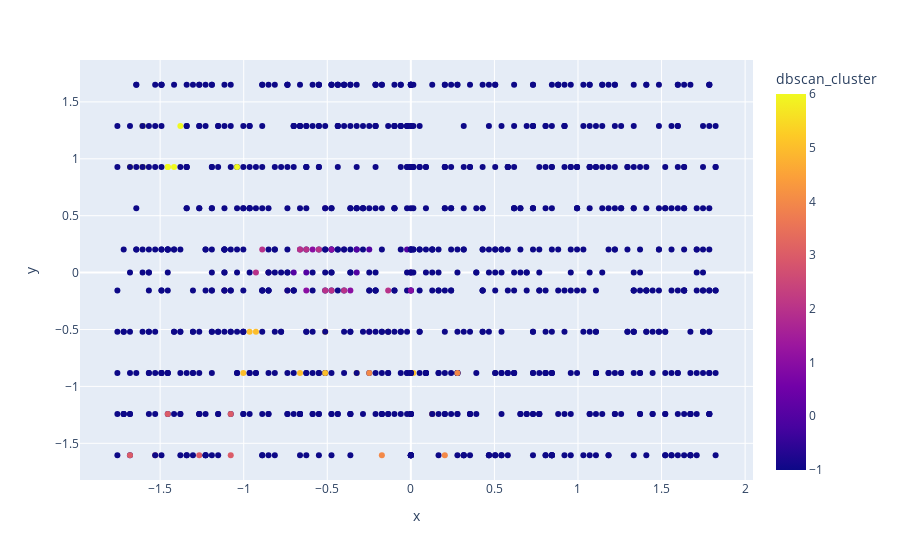
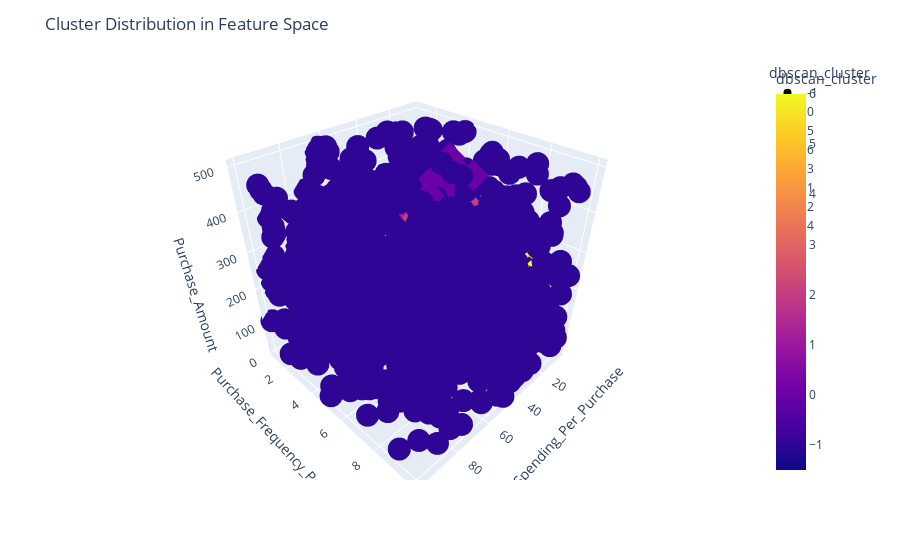

The notebook cell these images were saved under, in order:
### Markdown cell above
## DBSCAN Clustering

### Code cell
from sklearn.cluster import DBSCAN
from sklearn.preprocessing import StandardScaler
from sklearn.metrics import silhouette_score
import plotly.express as px
import seaborn as sns
import matplotlib.pyplot as plt
import pandas as pd

# Assuming 'df' is your DataFrame containing the required columns

# Selecting columns for DBSCAN
dbscan_data = df[['Average_Spending_Per_Purchase', 'Purchase_Frequency_Per_Month', 'Average_Spending_Per_Month', 'Purchase_Amount', 'Age']]
x = dbscan_data.to_numpy()

# Standardizing the data
scaler = StandardScaler()
x_scaled = scaler.fit_transform(x)

# Optimal eps and minPts
best_silhouette_score = -1
optimal_eps = 0
optimal_min_samples = 0

for eps in [0.5, 1.0, 2.0, 2.5, 3.0]:
    for min_samples in [1, 3, 5, 7, 9]:
        dbscan = DBSCAN(eps=eps, min_samples=min_samples).fit(x_scaled)
        dbscan_labels = dbscan.labels_

        if len(set(dbscan_labels)) > 1:
            silhouette_avg = silhouette_score(x_scaled, dbscan_labels)
            print(f"eps={eps}, min_samples={min_samples}, Silhouette Score: {silhouette_avg}")

            if silhouette_avg > best_silhouette_score:
                best_silhouette_score = silhouette_avg
                optimal_eps = eps
                optimal_min_samples = min_samples

print(f"\nOptimal Parameters - eps: {optimal_eps}, min_samples: {optimal_min_samples}, best_silhouette_score: {best_silhouette_score}")

# Running DBSCAN
dbscan_model = DBSCAN(eps=0.5, min_samples=6).fit(x_scaled)
df['dbscan_cluster'] = dbscan_model.labels_

print(df['dbscan_cluster'].value_counts())

# Computing average feature values in each cluster
cluster_avg_values = df.groupby('dbscan_cluster').mean().reset_index()

# Visualizing clusters
fig = px.scatter(df, x=x_scaled[:,0], y=x_scaled[:,1], color='dbscan_cluster')
fig.show()

dbscan_cluster_characteristics = df.groupby('dbscan_cluster').mean()
print(dbscan_cluster_characteristics)
print('------------------------------------------------------------------------------')


# Count of data points in each cluster
print("Cluster Sizes:")
print(df['dbscan_cluster'].value_counts())
print('------------------------------------------------------------------------------')


# Density of each cluster
cluster_sizes = df['dbscan_cluster'].value_counts()
cluster_densities = {}
for label, count in cluster_sizes.items():
    if label == -1:  # Handling noise points (label -1)
        cluster_densities[label] = "Noise"
    else:
        cluster_densities[label] = count / len(df[df['dbscan_cluster'] == label])

print("\nCluster Densities:")
print(cluster_densities)
print('------------------------------------------------------------------------------')

# Visualizing distribution of clusters in feature space
fig = px.scatter_3d(df, x='Average_Spending_Per_Purchase', y='Purchase_Frequency_Per_Month', z='Purchase_Amount', color='dbscan_cluster', symbol='dbscan_cluster')
fig.update_layout(title='Cluster Distribution in Feature Space')
fig.show()

# Plotting bar plot using Seaborn
plt.figure(figsize=(10, 6))
sns.barplot(data=cluster_avg_values, x='dbscan_cluster', y='Average_Spending_Per_Purchase', palette='viridis')
sns.barplot(data=cluster_avg_values, x='dbscan_cluster', y='Purchase_Frequency_Per_Month', palette='viridis')
sns.barplot(data=cluster_avg_values, x='dbscan_cluster', y='Age', palette='viridis')
sns.barplot(data=cluster_avg_values, x='dbscan_cluster', y='Purchase_Amount', palette='viridis')
sns.barplot(data=cluster_avg_values, x='dbscan_cluster', y='Average_Spending_Per_Month', palette='viridis')
plt.title('Mean/Average Values of Features in Each Cluster')
plt.xlabel('Cluster')
plt.ylabel('Average values')
plt.show()

### Figure 1 — Plotly figure (JSON) as saved in the notebook; plotly's stock layout.template omitted (floating-point values rounded to 4 significant figures; data arrays with more than 128 entries replaced by an {"elided": "..."} marker saying what was removed)
{"data": [{"hovertemplate": "x=%{x}<br>y=%{y}<br>dbscan_cluster=%{marker.color}<extra></extra>", "legendgroup": "", "marker": {"color": {"elided": "1000 int values"}, "coloraxis": "coloraxis", "symbol": "circle"}, "mode": "markers", "name": "", "orientation": "v", "showlegend": false, "type": "scatter", "x": {"elided": "1000 float values"}, "xaxis": "x", "y": {"elided": "1000 float values"}, "yaxis": "y"}], "layout": {"coloraxis": {"colorbar": {"title": {"text": "dbscan_cluster"}}, "colorscale": [[0, "#0d0887"], [0.1111, "#46039f"], [0.2222, "#7201a8"], [0.3333, "#9c179e"], [0.4444, "#bd3786"], [0.5556, "#d8576b"], [0.6667, "#ed7953"], [0.7778, "#fb9f3a"], [0.8889, "#fdca26"], [1, "#f0f921"]]}, "legend": {"tracegroupgap": 0}, "margin": {"t": 60}, "xaxis": {"anchor": "y", "domain": [0, 1], "title": {"text": "x"}}, "yaxis": {"anchor": "x", "domain": [0, 1], "title": {"text": "y"}}}}

### Figure 2 — Plotly figure (JSON) as saved in the notebook; plotly's stock layout.template omitted (floating-point values rounded to 4 significant figures; data arrays with more than 128 entries replaced by an {"elided": "..."} marker saying what was removed)
{"data": [{"hovertemplate": "dbscan_cluster=%{marker.color}<br>Average_Spending_Per_Purchase=%{x}<br>Purchase_Frequency_Per_Month=%{y}<br>Purchase_Amount=%{z}<extra></extra>", "legendgroup": "-1", "marker": {"color": {"elided": "943 int values"}, "coloraxis": "coloraxis", "symbol": "circle"}, "mode": "markers", "name": "-1", "scene": "scene", "showlegend": true, "type": "scatter3d", "x": {"elided": "943 float values"}, "y": {"elided": "943 float values"}, "z": {"elided": "943 float values"}}, {"hovertemplate": "dbscan_cluster=%{marker.color}<br>Average_Spending_Per_Purchase=%{x}<br>Purchase_Frequency_Per_Month=%{y}<br>Purchase_Amount=%{z}<extra></extra>", "legendgroup": "0", "marker": {"color": [0, 0, 0, 0, 0, 0, 0, 0, 0], "coloraxis": "coloraxis", "symbol": "diamond"}, "mode": "markers", "name": "0", "scene": "scene", "showlegend": true, "type": "scatter3d", "x": [41, 35, 34, 43, 51, 33, 38, 45, 43], "y": [6, 5.437, 6, 5.437, 6, 5.437, 7, 6, 6], "z": [441, 465, 469, 455, 446, 489, 485, 435, 424]}, {"hovertemplate": "dbscan_cluster=%{marker.color}<br>Average_Spending_Per_Purchase=%{x}<br>Purchase_Frequency_Per_Month=%{y}<br>Purchase_Amount=%{z}<extra></extra>", "legendgroup": "5", "marker": {"color": [5, 5, 5, 5, 5, 5, 5, 5, 5], "coloraxis": "coloraxis", "symbol": "square"}, "mode": "markers", "name": "5", "scene": "scene", "showlegend": true, "type": "scatter3d", "x": [38, 25, 43, 27, 34, 48, 38, 52, 26], "y": [4, 3, 3, 4, 3, 4, 3, 3, 4], "z": [221, 240, 236, 250.6, 250.6, 250.6, 251, 264, 249]}, {"hovertemplate": "dbscan_cluster=%{marker.color}<br>Average_Spending_Per_Purchase=%{x}<br>Purchase_Frequency_Per_Month=%{y}<br>Purchase_Amount=%{z}<extra></extra>", "legendgroup": "6", "marker": {"color": [6, 6, 6, 6, 6, 6, 6, 6], "coloraxis": "coloraxis", "symbol": "x"}, "mode": "markers", "name": "6", "scene": "scene", "showlegend": true, "type": "scatter3d", "x": [13, 9, 15, 13, 7, 9, 24, 14], "y": [8, 9, 9, 8, 8, 8, 8, 8], "z": [213, 194, 250, 203, 256, 215, 222, 250.6]}, {"hovertemplate": "dbscan_cluster=%{marker.color}<br>Average_Spending_Per_Purchase=%{x}<br>Purchase_Frequency_Per_Month=%{y}<br>Purchase_Amount=%{z}<extra></extra>", "legendgroup": "3", "marker": {"color": [3, 3, 3, 3, 3, 3], "coloraxis": "coloraxis", "symbol": "cross"}, "mode": "markers", "name": "3", "scene": "scene", "showlegend": true, "type": "scatter3d", "x": [13, 18, 23, 23, 7, 11], "y": [2, 1, 2, 1, 1, 1], "z": [386, 375, 357, 369, 392, 336]}, {"hovertemplate": "dbscan_cluster=%{marker.color}<br>Average_Spending_Per_Purchase=%{x}<br>Purchase_Frequency_Per_Month=%{y}<br>Purchase_Amount=%{z}<extra></extra>", "legendgroup": "1", "marker": {"color": [1, 1, 1, 1, 1, 1], "coloraxis": "coloraxis", "symbol": "circle"}, "mode": "markers", "name": "1", "scene": "scene", "showlegend": true, "type": "scatter3d", "x": [42, 39, 36, 35, 51.6, 45], "y": [5, 6, 6, 5, 5, 4], "z": [381, 394, 403, 412, 396, 380]}, {"hovertemplate": "dbscan_cluster=%{marker.color}<br>Average_Spending_Per_Purchase=%{x}<br>Purchase_Frequency_Per_Month=%{y}<br>Purchase_Amount=%{z}<extra></extra>", "legendgroup": "2", "marker": {"color": [2, 2, 2, 2, 2, 2, 2, 2, 2, 2, 2, 2, 2], "coloraxis": "coloraxis", "symbol": "diamond"}, "mode": "markers", "name": "2", "scene": "scene", "showlegend": true, "type": "scatter3d", "x": [28, 48, 22, 51.6, 34, 29, 41, 27, 32, 37, 39, 38, 35], "y": [6, 5, 5, 5.437, 6, 5.437, 5, 5.437, 5, 6, 5, 5, 6], "z": [384, 400, 390, 385, 377, 356, 366, 419, 395, 344, 382, 337, 356]}, {"hovertemplate": "dbscan_cluster=%{marker.color}<br>Average_Spending_Per_Purchase=%{x}<br>Purchase_Frequency_Per_Month=%{y}<br>Purchase_Amount=%{z}<extra></extra>", "legendgroup": "4", "marker": {"color": [4, 4, 4, 4, 4, 4], "coloraxis": "coloraxis", "symbol": "square"}, "mode": "markers", "name": "4", "scene": "scene", "showlegend": true, "type": "scatter3d", "x": [51.6, 45, 55, 47, 59, 57], "y": [2, 3, 2, 1, 3, 1], "z": [34, 23, 44, 44, 38, 11]}], "layout": {"coloraxis": {"colorbar": {"title": {"text": "dbscan_cluster"}}, "colorscale": [[0, "#0d0887"], [0.1111, "#46039f"], [0.2222, "#7201a8"], [0.3333, "#9c179e"], [0.4444, "#bd3786"], [0.5556, "#d8576b"], [0.6667, "#ed7953"], [0.7778, "#fb9f3a"], [0.8889, "#fdca26"], [1, "#f0f921"]]}, "legend": {"title": {"text": "dbscan_cluster"}, "tracegroupgap": 0}, "margin": {"t": 60}, "scene": {"domain": {"x": [0, 1], "y": [0, 1]}, "xaxis": {"title": {"text": "Average_Spending_Per_Purchase"}}, "yaxis": {"title": {"text": "Purchase_Frequency_Per_Month"}}, "zaxis": {"title": {"text": "Purchase_Amount"}}}, "title": {"text": "Cluster Distribution in Feature Space"}}}
